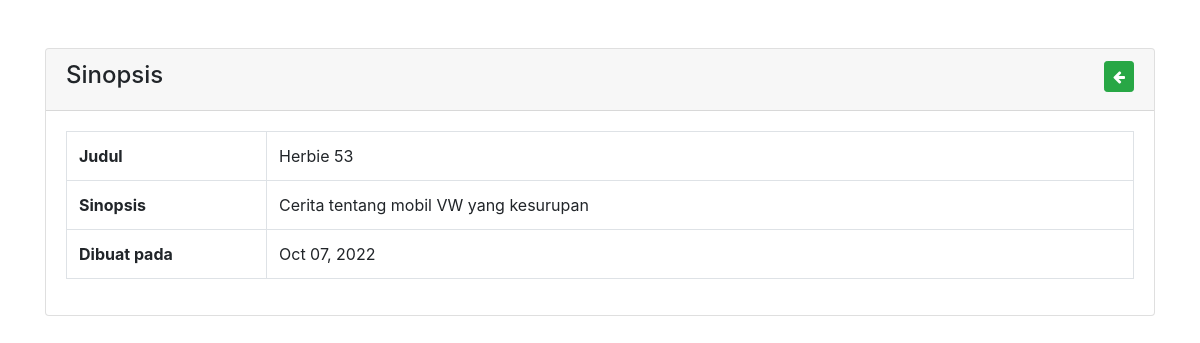
The app's page /show/4 with its own data.
### sinopsis/models.py (models this page shows)
class Post(models.Model):
    judul = models.CharField(max_length=255)
    sinopsis = models.TextField()
    created_at = models.DateTimeField( auto_now_add = True)
    class Meta:
        db_table = "buku_sinopsis"

### sinopsis/views.py (the view)
# urls.py: path('show/<int:id>', views.show, name='show'),
def show(request, id):
    post = Post.objects.get(id=id)
    template = loader.get_template('show.html')
    context = {
        'post': post,
    }
    return HttpResponse(template.render(context, request))

### sinopsis/templates/show.html (shortened to what this page needs)
<!DOCTYPE html>
<html>
<head>
    <link rel="stylesheet" href="https://cdn.jsdelivr.net/npm/bootstrap@4.6.1/dist/css/bootstrap.min.css">
    <link rel="stylesheet" href="https://cdnjs.cloudflare.com/ajax/libs/font-awesome/4.7.0/css/font-awesome.min.css" />
</head>
<body>
    <div class="container mt-5">
        <div class="row">
            <div class="col-md-12">
                <div class="card">
                    <div class="card-header">
                        <div class="row">
                            <div class="col-md-9">
                                <h4>Sinopsis</h4>
                            </div>
                            <div class="col-md-3 text-right">
                                <a href="{% url 'index' %}" class="btn btn-success btn-sm"> <i class="fa fa-arrow-left"></i></a>
                            </div>
                        </div>
                    </div>
                    <div class="card-body">
                        <table class="table table-bordered table-hover">
                            <tbody>
                                <tr>
                                    <th width="200px">Judul</th>
                                    <td>{{ post.judul }}</td>
                                </tr>
                                <tr>
                                    <th width="200px">Sinopsis</th>
                                    <td>{{ post.sinopsis }}</td>
                                </tr>
                                <tr>
                                    <th width="200px">Dibuat pada</th>
                                    <td>{{ post.created_at|date:"M d, Y" }}</td>
                                </tr>
                            </tbody>
                        </table>
                    </div>
                </div>
            </div>
        </div>
    </div>
</body>
</html>

### records on screen
Post: judul "Herbie 53", sinopsis "Cerita tentang mobil VW yang kesurupan", created_at "Oct 07, 2022"
